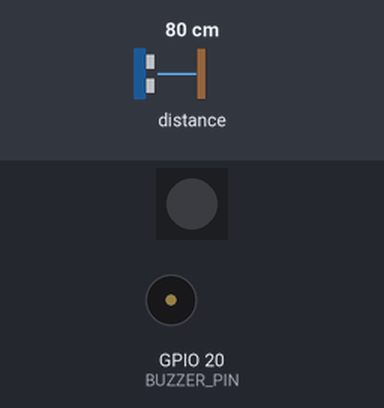
A program run on a simulated Seeed XIAO ESP32-C3. Shown: 1 RGB LEDs in strip order, left to right, buzzer (waves = sounding, pin HIGH). The inputs (shaded band) are chosen by the test bench; at power-on: distance to the obstacle 80 cm. WiFi joins after 1.5 s; servers stay silent unless stated; what the program prints to the serial monitor is not drawn.

Above: at 1.5 s.
At 3.06 s:
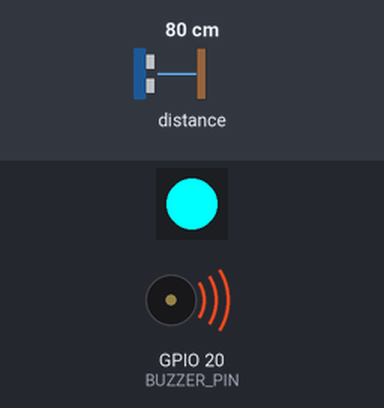
Timing chart, 0 to 5.1 s (numbered marks = the images above):
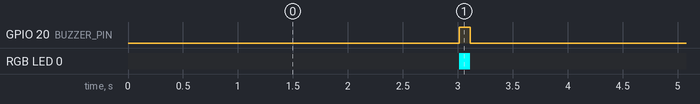

Measured:
- by itself, GPIO 20 (BUZZER_PIN): alternates HIGH for 0.10 s and LOW for 2.1 s
- by itself, RGB LED 0: alternates RGB(0, 255, 255) for 0.10 s and off for 2.1 s

The program:

main.cpp
```cpp
#include <WiFi.h>
#include <esp_wifi.h>
#include <ESP32Ping.h>

// If use M5Atom, Please replace below vode in platformio.ini
/*
[env:m5stick-c]
platform = espressif32
board = m5stick-c
framework = arduino
lib_deps =
	marian-craciunescu/ESP32Ping@^1.7
	adafruit/Adafruit NeoPixel@^1.10.6
	m5stack/M5Atom@^0.1.0
	fastled/FastLED@^3.5.0
	seeed-studio/Grove Ultrasonic Ranger@^1.0.1
monitor_speed = 115200
*/
#define TASK_DEFAULT_CORE_ID 0 //0は無線系が利用するため利用不可.利用するとBluetooth頻繁に送受信停止
#define TASK_STACK_DEPTH 4096UL
#define TASK_NAME_IMU "UltrasonicTask"
#define TASK_SLEEP_ULTRASONIC 10 // = 1000[ms] / 100[Hz]
static void UltrasonicLoop(void* arg);
static SemaphoreHandle_t UltrasonicMutex = NULL;
uint16_t distance;


//#define AP
//#define CLI
#define CLI_M5STAMP
//#define CLI_M5ATOM

#ifdef AP
  const char *ssid = "XIAO_ESP32C3";
  static const char SERVER[] = "192.168.4.2";
  static int LED_PIN = D10;
#elif defined CLI
  static const char WIFI_SSID[] = "XIAO_ESP32C3";
  static const char WIFI_PASSPHRASE[] = "";
  static const char SERVER[] = "192.168.4.1";
  static int LED_PIN = D10;
#elif defined CLI_M5STAMP
  #include <Adafruit_NeoPixel.h>
  #define LED_PIN 2
  static int BUZZER_PIN = 20;

  Adafruit_NeoPixel pixels(1, LED_PIN, NEO_GRB + NEO_KHZ800);
  #include "Ultrasonic.h"
  portMUX_TYPE mutex = portMUX_INITIALIZER_UNLOCKED;

  Ultrasonic ultrasonic(0);
  static const char WIFI_SSID[] = "XIAO_ESP32C3";
  static const char WIFI_PASSPHRASE[] = "";
  static const char SERVER[] = "192.168.4.1";
#elif defined CLI_M5ATOM
  #include <M5Atom.h>    //Atomのヘッダファイルを準備
  // FastLEDライブラリの設定（CRGB構造体）
  CRGB dispColor(uint8_t r, uint8_t g, uint8_t b) {
    return (CRGB)((r << 16) | (g << 8) | b);
  }
  static const char WIFI_SSID[] = "XIAO_ESP32C3";
  static const char WIFI_PASSPHRASE[] = "";
  static const char SERVER[] = "192.168.4.1";

#else
#endif

static constexpr unsigned long INTERVAL = 1000;	// [msec.]


void setup() {
  Serial.begin(115200);
  Serial.println();
  Serial.println("Configuring WiFi...");

  #ifdef AP
    pinMode(LED_PIN, OUTPUT);
    WiFi.mode( WIFI_AP );//for AP mode
    int a= esp_wifi_set_protocol( WIFI_IF_AP, WIFI_PROTOCOL_11B );
    int b = esp_wifi_config_80211_tx_rate(WIFI_IF_AP,WIFI_PHY_RATE_1M_L);
    WiFi.softAP(ssid);
    IPAddress myIP = WiFi.softAPIP();
    Serial.print("AP IP address: ");
    Serial.println(myIP);
  #elif defined(CLI)
    pinMode(LED_PIN, OUTPUT);
    WiFi.mode(WIFI_STA);
    if (WIFI_SSID[0] != '\0')WiFi.begin(WIFI_SSID, WIFI_PASSPHRASE);
    else WiFi.begin();
  #elif defined(CLI_M5STAMP)
    pinMode(BUZZER_PIN, OUTPUT);
    digitalWrite(BUZZER_PIN,LOW);
    pixels.begin();
    WiFi.mode(WIFI_STA);
    if (WIFI_SSID[0] != '\0')WiFi.begin(WIFI_SSID, WIFI_PASSPHRASE);
    else WiFi.begin();
  #elif defined(CLI_M5ATOM)
    M5.begin(true, false, true);
    M5.dis.drawpix(0, dispColor(0, 0, 0));
    WiFi.mode(WIFI_STA);
    if (WIFI_SSID[0] != '\0')WiFi.begin(WIFI_SSID, WIFI_PASSPHRASE);
    else WiFi.begin();
  #else
  #endif


  UltrasonicMutex = xSemaphoreCreateMutex();
  xTaskCreatePinnedToCore(UltrasonicLoop, TASK_NAME_IMU, TASK_STACK_DEPTH, NULL, 2, NULL, TASK_DEFAULT_CORE_ID);

}

void LED_ONOFF(){
  #ifdef CLI_M5STAMP
    digitalWrite(BUZZER_PIN,HIGH);
    pixels.setPixelColor(0, pixels.Color(0, 255, 255));    //Colorメソッド内の引数の順番は赤、緑、青
    pixels.show();delay(100);
    digitalWrite(BUZZER_PIN,LOW);
    pixels.setPixelColor(0, pixels.Color(0, 0, 0));    //明るさを3原色全て0にして消灯
    pixels.show();delay(100);
  #elif defined(CLI_M5ATOM)
    M5.dis.drawpix(0, dispColor(0, 0, 255));delay(100); //LED（指定色
    M5.dis.drawpix(0, dispColor(0, 0, 0));delay(100); //LED（指定色）
  #else
    digitalWrite(LED_PIN, HIGH);delay(100);
    digitalWrite(LED_PIN, LOW);delay(100);
  #endif

}

void loop()
{
#if defined(CLI)||defined(CLI_M5STAMP)||defined(CLI_M5ATOM)
	static int count = 0;
	////////////////////////////////////////
	// Check Wi-Fi connection status
	// const bool wifiStatus = WiFi.status() == WL_CONNECTED;
	// const int wifiRssi = WiFi.RSSI();
	////////////////////////////////////////
	// Execute ping
  if(WiFi.status() != WL_CONNECTED){
    Serial.println("Reconnecting to WiFi...");
    WiFi.reconnect();
  }else if(WiFi.status() == WL_CONNECTED){
    const bool wifiStatus = WiFi.status() == WL_CONNECTED;
	  const int wifiRssi = WiFi.RSSI();
    const bool pingResult = Ping.ping(SERVER, 1);
    const float pingTime =  Ping.averageTime();
    if(pingResult){
      if(WiFi.RSSI() > -85) LED_ONOFF();
      else if(WiFi.RSSI() > -90) {LED_ONOFF(); LED_ONOFF();}
      else if(WiFi.RSSI() > -95) {LED_ONOFF(); LED_ONOFF(); LED_ONOFF();}

      Serial.print(count);
      Serial.print('\t');
      Serial.print(wifiStatus ? 1 : 0);
      Serial.print('\t');
      Serial.print(wifiRssi);
      Serial.print('\t');
      Serial.print(pingResult ? 1 : 0);
      Serial.print('\t');
      Serial.println(pingTime);
      count++;
    }
  }
	delay(INTERVAL);
#endif

/*
#if defined(CLI_M5STAMP)
  portENTER_CRITICAL_ISR(&mutex);
  uint16_t Distance = ultrasonic.MeasureInCentimeters()*10;
  Serial.print(Distance);
  portEXIT_CRITICAL_ISR(&mutex);
#endif
*/
}

static void UltrasonicLoop(void* arg){
  while (1) {
    uint32_t entryTime = millis();
    distance = ultrasonic.MeasureInCentimeters()*10;

    uint32_t elapsed_time = millis() - entryTime;
    Serial.println(String(distance)+","+String(elapsed_time)+","+String(millis()));

    int32_t sleep = TASK_SLEEP_ULTRASONIC  - elapsed_time;
    vTaskDelay((sleep > 0) ? sleep : 0);
  }
}
```
